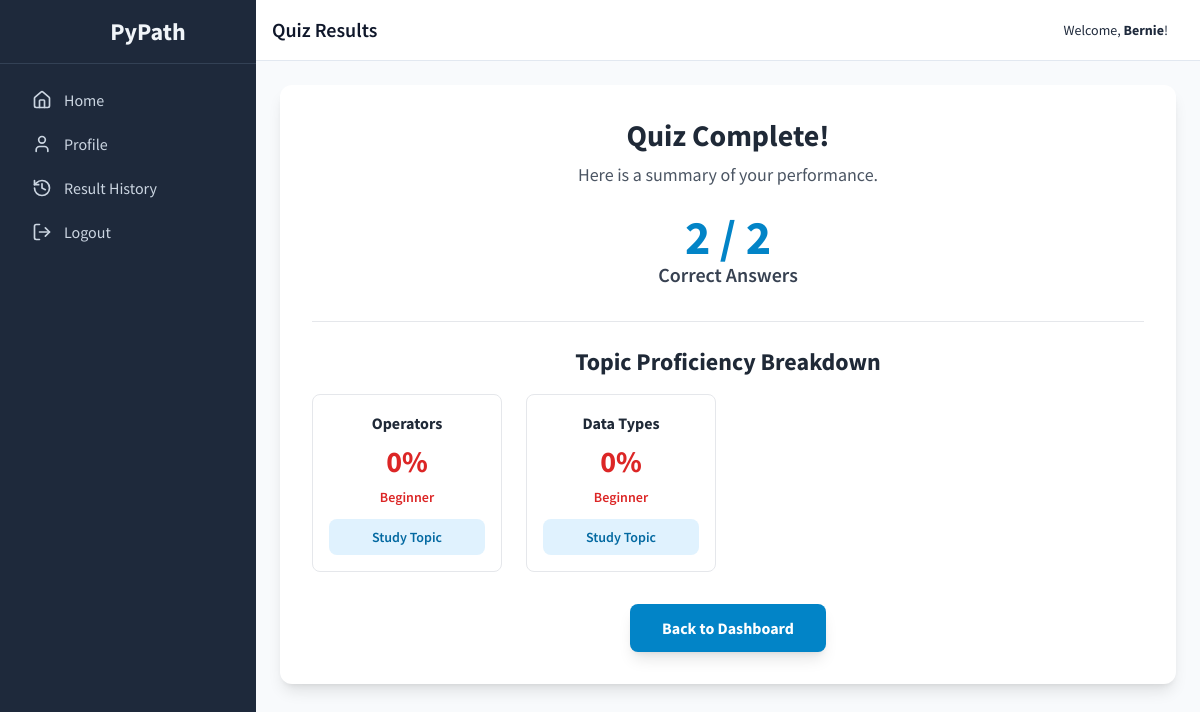
Screenshot of /results/2 (signed in) with the database file from the repository.
### tables this page shows
CREATE TABLE results (
    id INTEGER PRIMARY KEY AUTOINCREMENT,
    user_id INTEGER NOT NULL,
    set_id INTEGER NOT NULL,
    score INTEGER NOT NULL,
    total_questions INTEGER NOT NULL,
    time_start DATETIME NOT NULL,
    timestamp DATETIME DEFAULT CURRENT_TIMESTAMP,
    FOREIGN KEY (user_id) REFERENCES users (id),
    FOREIGN KEY (set_id) REFERENCES question_sets (id)
);

CREATE TABLE student_answers (
    id INTEGER PRIMARY KEY AUTOINCREMENT,
    result_id INTEGER NOT NULL,
    question_id INTEGER NOT NULL,
    user_answer TEXT,
    is_correct INTEGER NOT NULL,
    FOREIGN KEY (result_id) REFERENCES results (id),
    FOREIGN KEY (question_id) REFERENCES questions (id)
);

CREATE TABLE questions (
    id INTEGER PRIMARY KEY AUTOINCREMENT,
    question_text TEXT NOT NULL,
    question_type TEXT NOT NULL DEFAULT 'multiple_choice',
    topic TEXT NOT NULL,
    option_a TEXT,
    option_b TEXT,
    option_c TEXT,
    option_d TEXT,
    correct_answer TEXT,
    correct_code_output TEXT
);

### app.py (the view)
@app.route('/results/<int:result_id>')
def results(result_id):
    if not get_user_id(): return redirect(url_for('login'))
    conn = get_db_connection()
    result = conn.execute('SELECT * FROM results WHERE id = ? AND user_id = ?', (result_id, get_user_id())).fetchone()
    if not result: return "Result not found or you do not have permission to view it.", 404
    proficiency_data = calculate_proficiency(get_user_id(), conn)
    return render_template('student/results.html', result=result, proficiency=proficiency_data)

### app.py (called while the page is built)
def get_db_connection():
    conn = sqlite3.connect('pypath.db', check_same_thread=False, detect_types=sqlite3.PARSE_DECLTYPES | sqlite3.PARSE_COLNAMES)
    conn.row_factory = sqlite3.Row
    return conn

def get_user_id():
    return session.get('user_id')

def get_proficiency_level(percentage):
    if percentage >= 85: return "Proficient", "text-green-600"
    elif percentage >= 60: return "Intermediate", "text-yellow-600"
    else: return "Beginner", "text-red-600"

### templates/student/results.html (shortened to what this page needs)
{% extends "layout.html" %}
{% block header %}Quiz Results{% endblock %}
{% block content %}
<div class="bg-white p-8 rounded-xl shadow-lg text-center max-w-4xl mx-auto">
    <h2 class="text-3xl font-bold text-gray-800 mb-2">Quiz Complete!</h2>
    <p class="text-lg text-gray-600 mb-6">Here is a summary of your performance.</p>
    <div class="mb-8">
        <p class="text-5xl font-bold text-sky-600">{{ result.score }} / {{ result.total_questions }}</p>
        <p class="text-xl font-semibold text-gray-700">Correct Answers</p>
    </div>
    {% if proficiency %}
    <div class="border-t pt-6">
        <h3 class="text-2xl font-bold text-gray-800 mb-4">Topic Proficiency Breakdown</h3>
        <div class="grid grid-cols-1 sm:grid-cols-2 md:grid-cols-3 lg:grid-cols-4 gap-6 text-center">
            {% for item in proficiency %}
            <div class="border border-gray-200 rounded-lg p-4 flex flex-col">
                <h4 class="font-bold text-gray-800">{{ item.topic }}</h4>
                <p class="text-3xl font-bold my-2 {{ item.color }}">{{ item.percentage }}%</p>
                <p class="text-sm font-semibold {{ item.color }} mb-3">{{ item.level }}</p>
                <a href="{{ item.study_link }}" target="_blank" class="mt-auto text-sm w-full text-center bg-sky-100 text-sky-700 font-semibold py-2 px-3 rounded-lg hover:bg-sky-200 transition">
                    Study Topic
                </a>
            </div>
            {% endfor %}
        </div>
    </div>
    {% endif %}
    <a href="{{ url_for('dashboard') }}" class="mt-8 inline-block bg-sky-600 text-white font-bold py-3 px-8 rounded-lg shadow-lg hover:bg-sky-700 transition-transform transform hover:scale-105">
        Back to Dashboard
    </a>
</div>
{% endblock %}

### templates/layout.html (style rules this page uses)
body { font-family: 'Source Sans Pro', sans-serif; }

### rows the page displays
results: score "2", total_questions "2"
student_answers: topic "Operators", percentage "0", level "Beginner"
student_answers: topic "Data Types", percentage "0", level "Beginner"

### other values shown
{{ session.first_name or session.username }} "Bernie"
